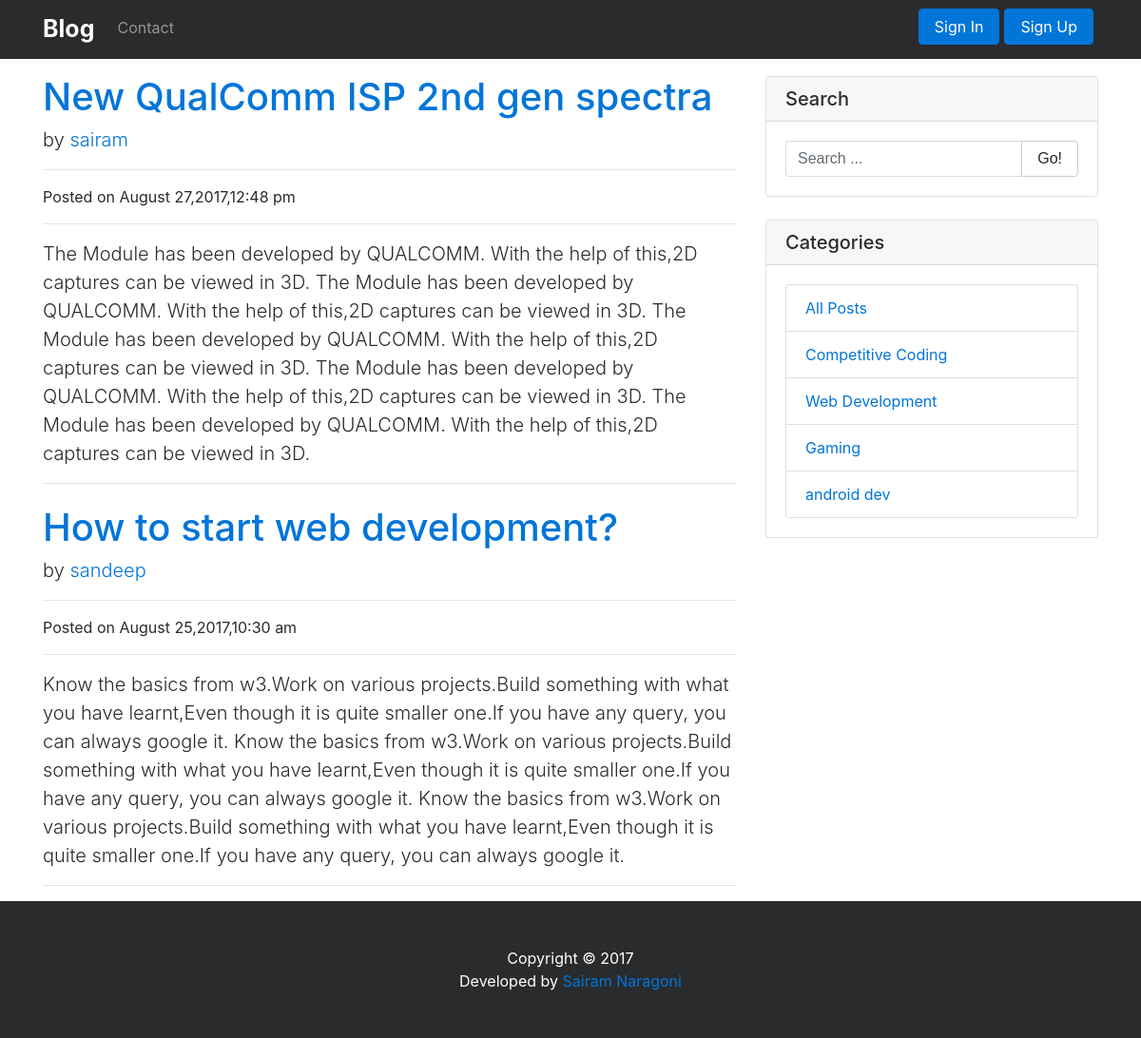
The app's page /posts.php?id=2 with its own data.
### tables this page shows
CREATE TABLE `posts` (
  `id` int(11) NOT NULL,
  `title` varchar(150) NOT NULL,
  `body` text NOT NULL,
  `user_id` int(11) NOT NULL,
  `cate_id` int(11) NOT NULL,
  `create_date` datetime NOT NULL DEFAULT CURRENT_TIMESTAMP
);

CREATE TABLE `users` (
  `id` int(11) NOT NULL,
  `username` varchar(20) NOT NULL,
  `email` varchar(64) NOT NULL,
  `password` varchar(255) NOT NULL,
  `admin` int(11) NOT NULL DEFAULT '0',
  `active` int(11) NOT NULL DEFAULT '0',
  `hash` varchar(255) NOT NULL,
  `avatar` varchar(255) NOT NULL
);

CREATE TABLE `categories` (
  `id` int(11) NOT NULL,
  `category` varchar(20) NOT NULL
);

### posts.php (the view, shortened to what this page needs)
<?php include('includes/header.php'); ?>
<?php
    include('includes/connection.php');
    $cate_id = $_GET['id'];
    $cate_query = "SELECT p.id,p.title,p.body,p.create_date,u.username,u.id AS user_id
                  FROM `posts` AS p, `users` AS u
                  WHERE p.user_id = u.id AND p.cate_id = $cate_id
                  ORDER BY `create_date` DESC";
    $result = mysqli_query($conn,$cate_query);
    $row_count = mysqli_num_rows($result);
?>
    <div class="container">
        <div class="row">
            <div class="col-lg-8">
                <?php if($row_count) : ?>
                <?php while($row = mysqli_fetch_array($result)) : ?>
                <h1 class="mt-4"><a href="post.php?id=<?php echo $row['id'];?>"><?php echo $row['title']; ?></a></h1>
                <p class="lead">
                    by <a href="users.php?id=<?php echo $row['user_id']; ?>"><?php echo $row['username']; ?></a>
                </p>
                <hr>
                <p>Posted on <?php echo date("F j,Y,g:i a",strtotime($row['create_date']));?></p>
                <hr>
                <p class="lead"><?php echo $row['body']; ?></p>
                <hr>
                <?php endwhile; ?>
            <?php endif; ?>
            </div>
            <?php include('includes/sidenav.php'); ?>
<?php include('includes/footer.php'); ?>

### includes/sidenav.php (shortened to what this page needs)
 <?php
    include("includes/connection.php");
    $query = "SELECT * FROM categories";
    $result = mysqli_query($conn,$query);
?>
            <div class="col-md-4">
                <div class="card my-4">
                    <h5 class="card-header">Search</h5>
                    <div class="card-block">
                        <div class="input-group">
                            <input type="text" id="search_bar" class="form-control" placeholder="Search ...">
                            <span class="input-group-btn">
                                <button class="btn btn-secondary" type="button">Go!</button>
                            </span>
                        </div>
                        <div class="row" style="padding: 0px;">
                            <div class="col-lg-10" style="position: absolute;z-index: 100;">
                        </div>
                        </div>
                    </div>
                </div>
                <div class="card my-4">
                    <h5 class="card-header">Categories</h5>
                    <div class="card-block">
                        <div class="row">
                            <div class="col-lg-12">
                                <ul class="list-group">
                                <li class="list-group-item"><a href="index.php">All Posts</a></li>
                                <?php while($row = mysqli_fetch_array($result)): ?>
                                  <li class="list-group-item"><a href="posts.php?id=<?php echo $row['id']?>"><?php echo $row['category']; ?></a></li>
                                <?php endwhile; ?>
                                </ul>
                            </div>
                        </div>
                    </div>
                </div>
            </div>

### css/blog-post.css (style rules this page uses)
body { padding-top: 54px; }
@media (min-width: 992px) { body { padding-top: 56px; } }

### records on screen
posts: title "New QualComm ISP 2nd gen spectra", user.username "sairam", create_date "August 27,2017,12:48 pm", body "The Module has been developed by QUALCOMM. With the help of this,2D captures can be viewed in 3D. The Module has been developed by QUALCOMM. With the help of this,2D captures can be viewed in 3D. The Module has been developed by QUALCOMM. With the help of this,2D captures can be viewed in 3D. The Module has been developed by QUALCOMM. With the help of this,2D captures can be viewed in 3D. The Module has been developed by QUALCOMM. With the help of this,2D captures can be viewed in 3D."
posts: title "How to start web development?", user.username "sandeep", create_date "August 25,2017,10:30 am", body "Know the basics from w3.Work on various projects.Build something with what you have learnt,Even though it is quite smaller one.If you have any query, you can always google it. Know the basics from w3.Work on various projects.Build something with what you have learnt,Even though it is quite smaller one.If you have any query, you can always google it. Know the basics from w3.Work on various projects.Build something with what you have learnt,Even though it is quite smaller one.If you have any query, you can always google it."
categories: category "Competitive Coding"
categories: category "Web Development"
categories: category "Gaming"
categories: category "android dev"
